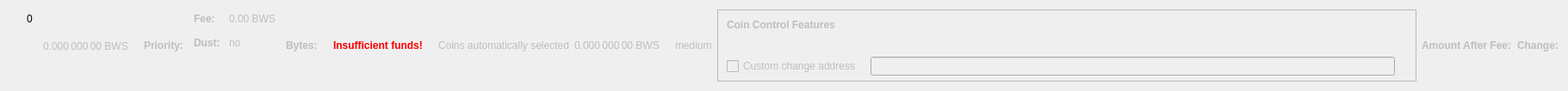
    <widget class="QWidget" name="dummyHideWidget" native="true">
     <property name="maximumSize">
      <size>
       <width>100</width>
       <height>22</height>
      </size>
     </property>
     <layout class="QHBoxLayout" name="dummyHideLayout">
      <item>
       <layout class="QFormLayout" name="formLayoutCoinControl1">
        <property name="horizontalSpacing">
         <number>10</number>
        </property>
        <property name="verticalSpacing">
         <number>14</number>
        </property>
        <property name="leftMargin">
         <number>10</number>
        </property>
        <property name="topMargin">
         <number>4</number>
        </property>
        <property name="rightMargin">
         <number>6</number>
        </property>
        <item row="0" column="1">
         <widget class="QLabel" name="labelCoinControlBytes">
          <property name="cursor">
           <cursorShape>IBeamCursor</cursorShape>
          </property>
          <property name="contextMenuPolicy">
           <enum>Qt::ActionsContextMenu</enum>
          </property>
          <property name="text">
           <string notr="true">0</string>
          </property>
          <property name="textInteractionFlags">
           <set>Qt::LinksAccessibleByMouse|Qt::TextSelectableByKeyboard|Qt::TextSelectableByMouse</set>
          </property>
         </widget>
        </item>
       </layout>
      </item>
      <item>
       <widget class="QLabel" name="labelCoinControlAfterFee">
        <property name="enabled">
         <bool>false</bool>
        </property>
        <property name="sizePolicy">
         <sizepolicy hsizetype="Fixed" vsizetype="Fixed">
          <horstretch>0</horstretch>
          <verstretch>0</verstretch>
         </sizepolicy>
        </property>
        <property name="minimumSize">
         <size>
          <width>111</width>
          <height>12</height>
         </size>
        </property>
        <property name="maximumSize">
         <size>
          <width>111</width>
          <height>12</height>
         </size>
        </property>
        <property name="cursor">
         <cursorShape>IBeamCursor</cursorShape>
        </property>
        <property name="contextMenuPolicy">
         <enum>Qt::ActionsContextMenu</enum>
        </property>
        <property name="text">
         <string notr="true">0.000 000 00 BWS</string>
        </property>
        <property name="textInteractionFlags">
         <set>Qt::LinksAccessibleByMouse|Qt::TextSelectableByKeyboard|Qt::TextSelectableByMouse</set>
        </property>
       </widget>
      </item>
      <item>
       <widget class="QLabel" name="labelCoinControlPriorityText">
        <property name="enabled">
         <bool>false</bool>
        </property>
        <property name="font">
         <font>
          <weight>75</weight>
          <bold>true</bold>
         </font>
        </property>
        <property name="text">
         <string>Priority:</string>
        </property>
       </widget>
      </item>
      <item>
       <layout class="QHBoxLayout" name="horizontalLayout"/>
      </item>
      <item>
       <layout class="QFormLayout" name="formLayoutCoinControl3">
        <property name="horizontalSpacing">
         <number>10</number>
        </property>
        <property name="verticalSpacing">
         <number>14</number>
        </property>
        <property name="leftMargin">
         <number>6</number>
        </property>
        <property name="topMargin">
         <number>4</number>
        </property>
        <property name="rightMargin">
         <number>6</number>
        </property>
        <item row="0" column="0">
         <widget class="QLabel" name="labelCoinControlFeeText">
          <property name="enabled">
           <bool>false</bool>
          </property>
          <property name="font">
           <font>
            <weight>75</weight>
            <bold>true</bold>
           </font>
          </property>
          <property name="text">
           <string>Fee:</string>
          </property>
          <property name="margin">
           <number>0</number>
          </property>
         </widget>
        </item>
        <item row="0" column="1">
         <widget class="QLabel" name="labelCoinControlFee">
          <property name="enabled">
           <bool>false</bool>
          </property>
          <property name="cursor">
           <cursorShape>IBeamCursor</cursorShape>
          </property>
          <property name="contextMenuPolicy">
           <enum>Qt::ActionsContextMenu</enum>
          </property>
          <property name="text">
           <string notr="true">0.00 BWS</string>
          </property>
          <property name="textInteractionFlags">
           <set>Qt::LinksAccessibleByMouse|Qt::TextSelectableByKeyboard|Qt::TextSelectableByMouse</set>
          </property>
         </widget>
        </item>
        <item row="1" column="0">
         <widget class="QLabel" name="labelCoinControlLowOutputText">
          <property name="enabled">
           <bool>false</bool>
          </property>
          <property name="font">
           <font>
            <weight>75</weight>
            <bold>true</bold>
           </font>
          </property>
          <property name="text">
           <string>Dust:</string>
          </property>
         </widget>
        </item>
        <item row="1" column="1">
         <widget class="QLabel" name="labelCoinControlLowOutput">
          <property name="enabled">
           <bool>false</bool>
          </property>
          <property name="cursor">
           <cursorShape>IBeamCursor</cursorShape>
          </property>
          <property name="contextMenuPolicy">
           <enum>Qt::ActionsContextMenu</enum>
          </property>
          <property name="text">
           <string>no</string>
          </property>
          <property name="textInteractionFlags">
           <set>Qt::LinksAccessibleByMouse|Qt::TextSelectableByKeyboard|Qt::TextSelectableByMouse</set>
          </property>
         </widget>
        </item>
       </layout>
      </item>
      <item>
       <widget class="QLabel" name="labelCoinControlBytesText">
        <property name="enabled">
         <bool>false</bool>
        </property>
        <property name="font">
         <font>
          <weight>75</weight>
          <bold>true</bold>
         </font>
        </property>
        <property name="text">
         <string>Bytes:</string>
        </property>
       </widget>
      </item>
      <item>
       <layout class="QFormLayout" name="formLayoutCoinControl2">
        <property name="horizontalSpacing">
         <number>10</number>
        </property>
        <property name="verticalSpacing">
         <number>14</number>
        </property>
        <property name="leftMargin">
         <number>6</number>
        </property>
        <property name="topMargin">
         <number>4</number>
        </property>
        <property name="rightMargin">
         <number>6</number>
        </property>
       </layout>
      </item>
      <item>
       <layout class="QHBoxLayout" name="horizontalLayoutCoinControl2">
        <property name="spacing">
         <number>8</number>
        </property>
        <property name="bottomMargin">
         <number>10</number>
        </property>
       </layout>
      </item>
      <item>
       <widget class="QLabel" name="labelCoinControlInsuffFunds">
        <property name="enabled">
         <bool>false</bool>
        </property>
        <property name="minimumSize">
         <size>
          <width>0</width>
          <height>0</height>
         </size>
        </property>
        <property name="font">
         <font>
          <weight>75</weight>
          <bold>true</bold>
         </font>
        </property>
        <property name="styleSheet">
         <string notr="true">color:red;font-weight:bold;</string>
        </property>
        <property name="text">
         <string>Insufficient funds!</string>
        </property>
        <property name="margin">
         <number>5</number>
        </property>
       </widget>
      </item>
      <item>
       <layout class="QFormLayout" name="formLayoutCoinControl4">
        <property name="horizontalSpacing">
         <number>10</number>
        </property>
        <property name="verticalSpacing">
         <number>14</number>
        </property>
        <property name="leftMargin">
         <number>6</number>
        </property>
        <property name="topMargin">
         <number>4</number>
        </property>
        <property name="rightMargin">
         <number>6</number>
        </property>
       </layout>
      </item>
      <item>
       <widget class="QLabel" name="labelCoinControlAutomaticallySelected">
        <property name="enabled">
         <bool>false</bool>
        </property>
        <property name="sizePolicy">
         <sizepolicy hsizetype="Fixed" vsizetype="Fixed">
          <horstretch>0</horstretch>
          <verstretch>0</verstretch>
         </sizepolicy>
        </property>
        <property name="minimumSize">
         <size>
          <width>0</width>
          <height>0</height>
         </size>
        </property>
        <property name="maximumSize">
         <size>
          <width>240</width>
          <height>16777215</height>
         </size>
        </property>
        <property name="text">
         <string>Coins automatically selected</string>
        </property>
        <property name="margin">
         <number>5</number>
        </property>
       </widget>
      </item>
      <item>
       <widget class="QLabel" name="labelCoinControlChange">
        <property name="enabled">
         <bool>false</bool>
        </property>
        <property name="sizePolicy">
         <sizepolicy hsizetype="Fixed" vsizetype="Fixed">
          <horstretch>0</horstretch>
          <verstretch>0</verstretch>
         </sizepolicy>
        </property>
        <property name="minimumSize">
         <size>
          <width>111</width>
          <height>0</height>
         </size>
        </property>
        <property name="maximumSize">
         <size>
          <width>111</width>
          <height>16777215</height>
         </size>
        </property>
        <property name="cursor">
         <cursorShape>IBeamCursor</cursorShape>
        </property>
        <property name="contextMenuPolicy">
         <enum>Qt::ActionsContextMenu</enum>
        </property>
        <property name="text">
         <string notr="true">0.000 000 00 BWS</string>
        </property>
        <property name="textInteractionFlags">
         <set>Qt::LinksAccessibleByMouse|Qt::TextSelectableByKeyboard|Qt::TextSelectableByMouse</set>
        </property>
       </widget>
      </item>
      <item>
       <widget class="QLabel" name="labelCoinControlPriority">
        <property name="enabled">
         <bool>false</bool>
        </property>
        <property name="cursor">
         <cursorShape>IBeamCursor</cursorShape>
        </property>
        <property name="contextMenuPolicy">
         <enum>Qt::ActionsContextMenu</enum>
        </property>
        <property name="text">
         <string>medium</string>
        </property>
        <property name="textInteractionFlags">
         <set>Qt::LinksAccessibleByMouse|Qt::TextSelectableByKeyboard|Qt::TextSelectableByMouse</set>
        </property>
       </widget>
      </item>
      <item>
       <widget class="QFrame" name="frameCoinControl">
        <property name="sizePolicy">
         <sizepolicy hsizetype="Expanding" vsizetype="Expanding">
          <horstretch>0</horstretch>
          <verstretch>0</verstretch>
         </sizepolicy>
        </property>
        <property name="maximumSize">
         <size>
          <width>16777215</width>
          <height>16777215</height>
         </size>
        </property>
        <property name="frameShape">
         <enum>QFrame::StyledPanel</enum>
        </property>
        <property name="frameShadow">
         <enum>QFrame::Sunken</enum>
        </property>
        <layout class="QVBoxLayout" name="verticalLayoutCoinControl2_2">
         <property name="spacing">
          <number>0</number>
         </property>
         <property name="leftMargin">
          <number>0</number>
         </property>
         <property name="topMargin">
          <number>0</number>
         </property>
         <property name="rightMargin">
          <number>0</number>
         </property>
         <property name="bottomMargin">
          <number>6</number>
         </property>
         <item>
          <layout class="QVBoxLayout" name="verticalLayoutCoinControl" stretch="0,0,0,1">
           <property name="spacing">
            <number>0</number>
           </property>
           <property name="leftMargin">
            <number>10</number>
           </property>
           <property name="topMargin">
            <number>10</number>
           </property>
           <item>
            <layout class="QHBoxLayout" name="horizontalLayoutCoinControl1">
             <property name="bottomMargin">
              <number>15</number>
             </property>
             <item>
              <widget class="QLabel" name="labelCoinControlFeatures">
               <property name="enabled">
                <bool>false</bool>
               </property>
               <property name="sizePolicy">
                <sizepolicy hsizetype="Preferred" vsizetype="Maximum">
                 <horstretch>0</horstretch>
                 <verstretch>0</verstretch>
                </sizepolicy>
               </property>
               <property name="font">
                <font>
                 <weight>75</weight>
                 <bold>true</bold>
                </font>
               </property>
               <property name="styleSheet">
                <string notr="true">font-weight:bold;</string>
               </property>
               <property name="text">
                <string>Coin Control Features</string>
               </property>
              </widget>
             </item>
            </layout>
           </item>
           <item>
            <widget class="QWidget" name="widgetCoinControl" native="true">
             <property name="sizePolicy">
              <sizepolicy hsizetype="Preferred" vsizetype="Preferred">
               <horstretch>0</horstretch>
               <verstretch>0</verstretch>
              </sizepolicy>
             </property>
             <property name="minimumSize">
              <size>
               <width>0</width>
               <height>0</height>
              </size>
             </property>
             <property name="styleSheet">
              <string notr="true"/>
             </property>
             <layout class="QHBoxLayout" name="horizontalLayoutCoinControl5_2">
              <property name="leftMargin">
               <number>0</number>
              </property>
              <property name="topMargin">
               <number>0</number>
              </property>
              <property name="rightMargin">
               <number>0</number>
              </property>
              <property name="bottomMargin">
               <number>0</number>
              </property>
              <item>
               <layout class="QHBoxLayout" name="horizontalLayoutCoinControl3">
                <property name="spacing">
                 <number>20</number>
                </property>
                <property name="topMargin">
                 <number>0</number>
                </property>
                <property name="bottomMargin">
                 <number>10</number>
                </property>
               </layout>
              </item>
             </layout>
            </widget>
           </item>
           <item>
            <layout class="QHBoxLayout" name="horizontalLayoutCoinControl4" stretch="0,0,0">
             <property name="spacing">
              <number>12</number>
             </property>
             <property name="sizeConstraint">
              <enum>QLayout::SetDefaultConstraint</enum>
             </property>
             <property name="topMargin">
              <number>5</number>
             </property>
             <property name="rightMargin">
              <number>5</number>
             </property>
             <item>
              <widget class="QCheckBox" name="checkBoxCoinControlChange">
               <property name="enabled">
                <bool>false</bool>
               </property>
               <property name="toolTip">
                <string>If this is activated, but the change address is empty or invalid, change will be sent to a newly generated address.</string>
               </property>
               <property name="text">
                <string>Custom change address</string>
               </property>
              </widget>
             </item>
             <item>
              <widget class="QValidatedLineEdit" name="lineEditCoinControlChange">
               <property name="enabled">
                <bool>false</bool>
               </property>
               <property name="sizePolicy">
                <sizepolicy hsizetype="Expanding" vsizetype="Fixed">
                 <horstretch>0</horstretch>
                 <verstretch>0</verstretch>
                </sizepolicy>
               </property>
              </widget>
             </item>
             <item>
              <widget class="QLabel" name="labelCoinControlChangeLabel_2">
               <property name="sizePolicy">
                <sizepolicy hsizetype="Preferred" vsizetype="Expanding">
                 <horstretch>0</horstretch>
                 <verstretch>0</verstretch>
                </sizepolicy>
               </property>
               <property name="minimumSize">
                <size>
                 <width>0</width>
                 <height>0</height>
                </size>
               </property>
               <property name="text">
                <string/>
               </property>
               <property name="margin">
                <number>3</number>
               </property>
              </widget>
             </item>
            </layout>
           </item>
           <item>
            <spacer name="verticalSpacerCoinControl">
             <property name="orientation">
              <enum>Qt::Vertical</enum>
             </property>
             <property name="sizeHint" stdset="0">
              <size>
               <width>800</width>
               <height>1</height>
              </size>
             </property>
            </spacer>
           </item>
          </layout>
         </item>
        </layout>
       </widget>
      </item>
      <item>
       <widget class="QLabel" name="labelCoinControlAfterFeeText">
        <property name="enabled">
         <bool>false</bool>
        </property>
        <property name="minimumSize">
         <size>
          <width>0</width>
          <height>0</height>
         </size>
        </property>
        <property name="maximumSize">
         <size>
          <width>16777215</width>
          <height>16777215</height>
         </size>
        </property>
        <property name="font">
         <font>
          <weight>75</weight>
          <bold>true</bold>
         </font>
        </property>
        <property name="text">
         <string>Amount After Fee:</string>
        </property>
        <property name="alignment">
         <set>Qt::AlignLeading|Qt::AlignLeft|Qt::AlignVCenter</set>
        </property>
        <property name="margin">
         <number>0</number>
        </property>
       </widget>
      </item>
      <item>
       <widget class="QLabel" name="labelCoinControlChangeText">
        <property name="enabled">
         <bool>false</bool>
        </property>
        <property name="sizePolicy">
         <sizepolicy hsizetype="Preferred" vsizetype="Preferred">
          <horstretch>0</horstretch>
          <verstretch>0</verstretch>
         </sizepolicy>
        </property>
        <property name="minimumSize">
         <size>
          <width>0</width>
          <height>0</height>
         </size>
        </property>
        <property name="maximumSize">
         <size>
          <width>16777215</width>
          <height>16777215</height>
         </size>
        </property>
        <property name="font">
         <font>
          <weight>75</weight>
          <bold>true</bold>
         </font>
        </property>
        <property name="text">
         <string>Change:</string>
        </property>
        <property name="alignment">
         <set>Qt::AlignLeading|Qt::AlignLeft|Qt::AlignVCenter</set>
        </property>
       </widget>
      </item>
     </layout>
    </widget>
